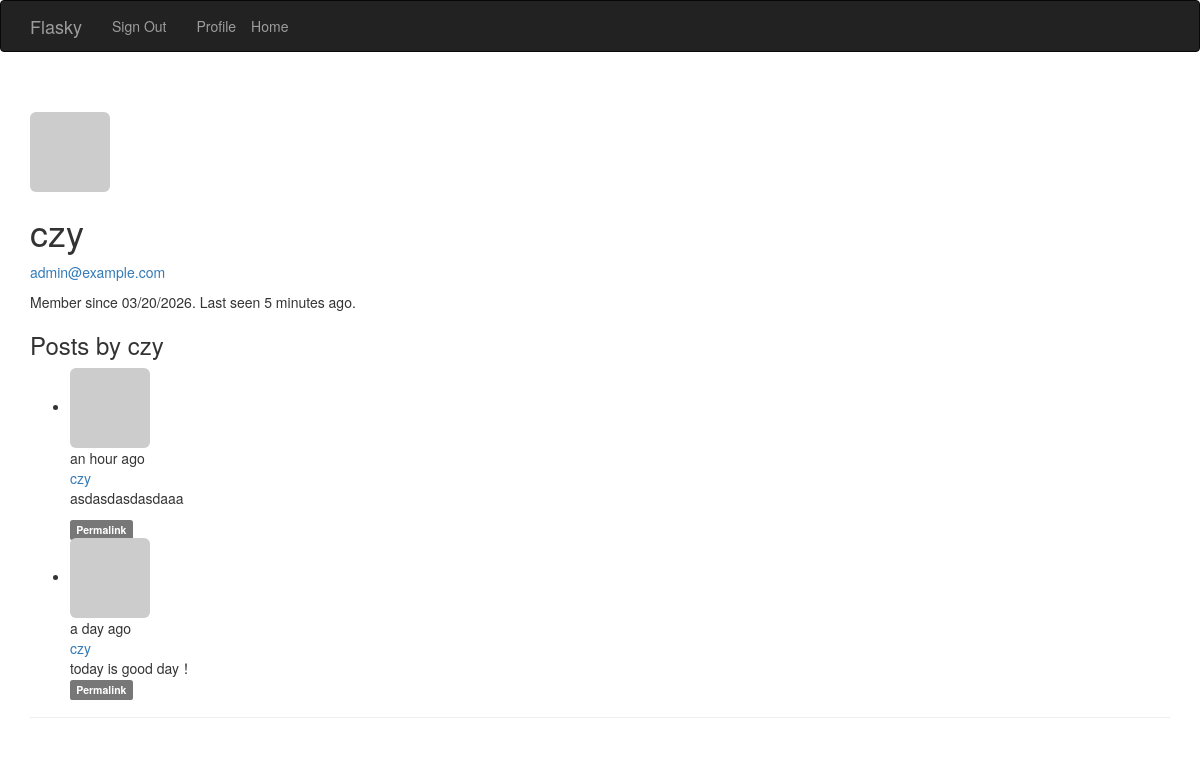
Page /user/czy (signed in) on the committed database.
### app/models.py (models this page shows, shortened)
class User(UserMixin, db.Model):
    __tablename__ = 'users'
    id = db.Column(db.Integer, primary_key = True)
    email = db.Column(db.String(64), unique=True, index=True)
    username = db.Column(db.String(64), unique=True, index=True)
    password_hash = db.Column(db.String(128))
    role_id = db.Column(db.Integer, db.ForeignKey('roles.id'))
    name = db.Column(db.String(64))
    location = db.Column(db.String(64))
    about_me = db.Column(db.Text())
    member_since = db.Column(db.DateTime(), default=datetime.utcnow)
    last_seen = db.Column(db.DateTime(), default=datetime.utcnow)
    avatar_hash = db.Column(db.String(32))
    posts = db.relationship('Post', backref='author', lazy='dynamic')
    def ping(self):
        self.last_seen = datetime.utcnow()
        db.session.add(self)
    def can(self, permissions):
        return self.role is not None and (self.role.permissions & permissions) == permissions
    def is_administrator(self):
        return self.can(Permission.ADMINISTER)
    def gravatar(self, size=100, default='identicon', rating='g'):
        if request.is_secure:
            url = 'https://secure.gravatar.com/avatar'
        else:
            url = 'http://www.gravatar.com/avatar'
        hash = self.avatar_hash or hashlib.md5(self.email.encode('utf-8')).hexdigest()
        return '{url}/{hash}?s={size}&d={default}&r={rating}'.format(url=url, hash=hash, size=size, default=default, rating=rating)
    @property
    def password(self):
        raise AttributeError('password is not a readable attribute')

class Post(db.Model):
    __tablename__ = 'posts'
    id = db.Column(db.Integer, primary_key=True)
    body = db.Column(db.Text)
    timestamp = db.Column(db.DateTime, index=True, default=datetime.utcnow)
    author_id = db.Column(db.Integer, db.ForeignKey('users.id'))
    body_html = db.Column(db.Text)

### app/main/views.py (the view)
@main.route('/user/<username>')
def user(username):
    user = User.query.filter_by(username=username).first()
    if user is None:
        abort(404)
    posts = user.posts.order_by(Post.timestamp.desc()).all()
    return render_template('user.html', user=user, posts=posts)

### app/__init__.py (called while the page is built)
@login_manager.user_loader
def load_user(user_id):
    from .models import User
    return User.query.get(int(user_id))

def create_app(config_name='default'):
    app = Flask(__name__)
    app.config.from_object(config[config_name])
    config[config_name].init_app(app)
    bootstrap.init_app(app)
    moment.init_app(app)
    db.init_app(app)
    login_manager.init_app(app)
    csrf.init_app(app)
    migrate.init_app(app, db)
    pagedown.init_app(app)
    from .main import main as main_blueprint
    app.register_blueprint(main_blueprint)
    from .models import Permission
    @app.context_processor
    def inject_permissions():
        return dict(Permission=Permission)
    from .auth import auth as auth_blueprint
    app.register_blueprint(auth_blueprint, url_prefix='/auth')
    from .models import AnonymousUser
    login_manager.anonymous_user = AnonymousUser
    return app

### app/auth/views.py (called while the page is built)
@auth.before_app_request
def before_request():
    if current_user.is_authenticated:
        current_user.ping()

### app/templates/user.html (shortened to what this page needs)
{% extends "base.html" %}
{% block page_content %}
<div class="page-header">
    <img class="img-rounded profile-thumbnail" src="{{ user.gravatar(size=256) }}">
    <h1>{{ user.username }}</h1>
    {% if current_user.is_administrator %}
    <p><a href="mailto:{{ user.email }}">{{ user.email }}</a></p>
    {% endif %}
    <p>
        Member since {{ moment(user.member_since).format('L') }}.
        Last seen {{ moment(user.last_seen).fromNow() }}.
    </p>
    <h3>Posts by {{ user.username }}</h3>
    {% include '_posts.html' %}
</div>
{% endblock %}

### app/templates/_posts.html (shortened to what this page needs)
<ul class="posts">
    {% for post in posts %}
    <li class="post">
        <div class="profile-thumbnail">
            <a href="{{ url_for('.user', username=post.author.username) }}">
                <img class="img-rounded profile-thumbnail"
                    src="{{ post.author.gravatar(size=40) }}">
            </a>
        </div>
        <div class="post-date">{{ moment(post.timestamp).fromNow() }}</div>
        <div class="post-author">
            <a href="{{ url_for('.user', username=post.author.username) }}">
                {{ post.author.username }}
            </a>
        </div>
        <div class="post-content">
            <div class="post-body">
                {% if post.body_html %}
                    {{ post.body_html | safe }}
                {% else %}
                    {{ post.body }}
                {% endif %}
            </div>
            <div class="post-footer">
                <a href="{{ url_for('.post', id=post.id) }}">
                    <span class="label label-default">Permalink</span>
                </a>
            </div>
        </div>
    </li>
    {% endfor %}
</ul>

### rows in the picture
User: username "czy", email "admin@example.com", member_since "03/20/2026", last_seen "5 minutes ago"
Post: timestamp "an hour ago", author.username "czy", body_html "asdasdasdasdaaa"
Post: timestamp "a day ago", author.username "czy", body "today is good day！"
